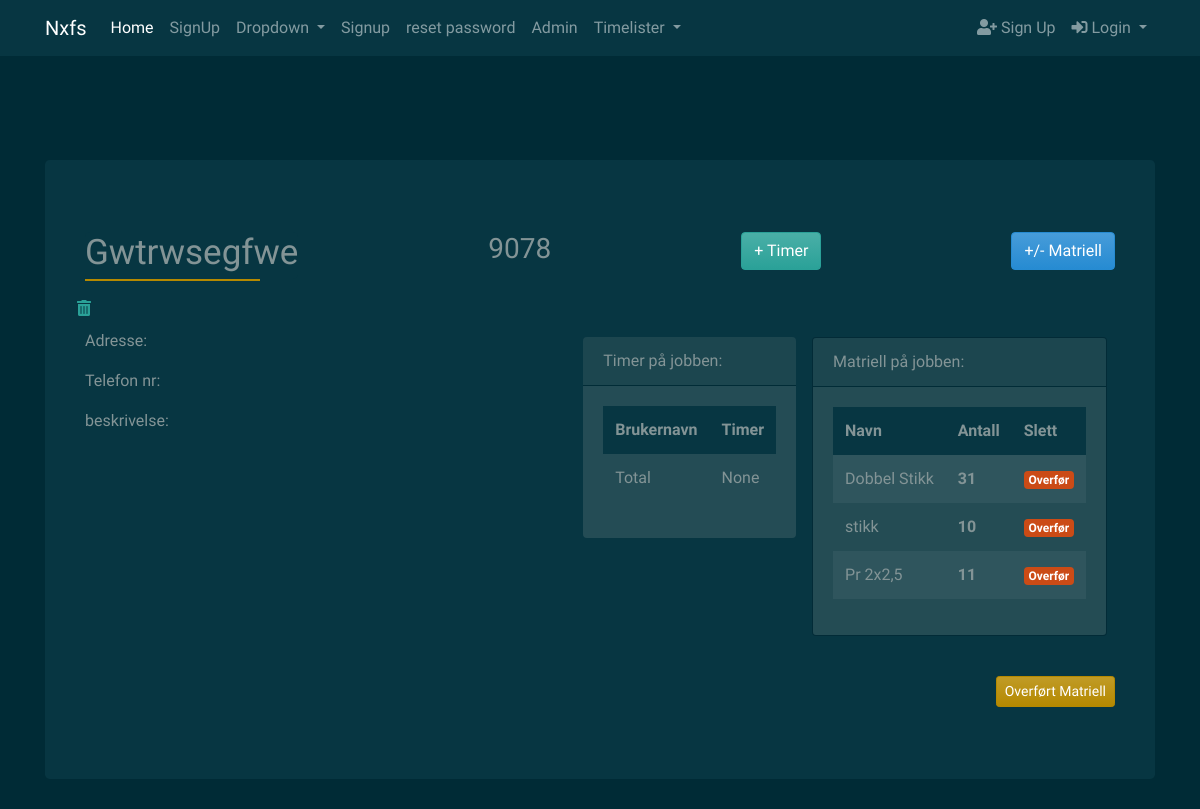
The page /timelister/jobb/9078/ (upper part) on the database as committed earlier.
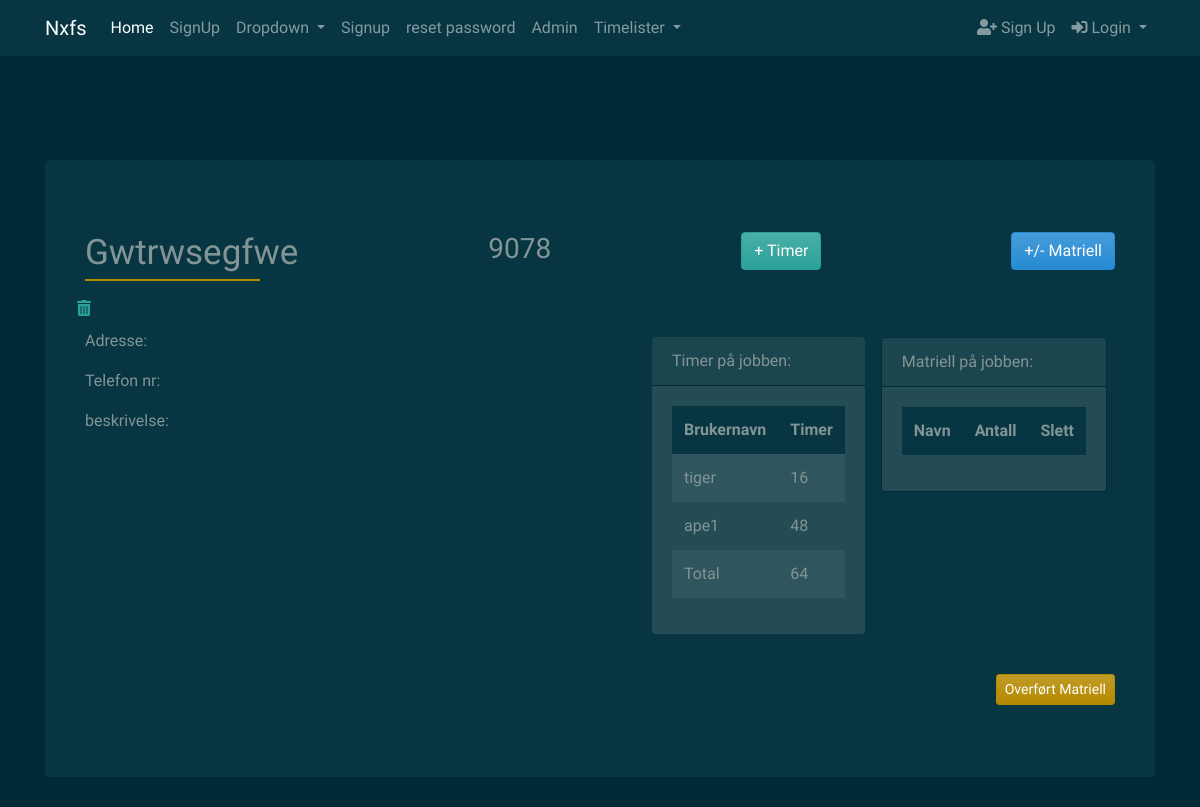
The same page on the database as committed later.
### timelister/models.py (models this page shows, shortened)
class JobbMatriell(models.Model):
    matriell = models.ForeignKey(Matriell, on_delete=models.CASCADE)
    antall = models.IntegerField(default=1)
    jobb = models.ForeignKey('Jobber', on_delete=models.CASCADE)
    transf = models.BooleanField(default=False)
    class Meta:
        verbose_name = 'JobbMatriell'
        verbose_name_plural = 'JobbMatriell'
    def __str__(self):
        return self.matriell.tittel

class Matriell(models.Model):
    el_nr = models.IntegerField(unique=True, blank=True, null=True,)
    tittel = models.CharField(max_length=64, unique=True, blank=True)
    info = models.CharField(max_length=256, blank=True)
    leverandor = models.ForeignKey(
        Leverandorer, on_delete=models.CASCADE, blank=True, null=True)
    image = models.ImageField()
    class Meta:
        verbose_name = 'Matriell'
        verbose_name_plural = 'Matriell'

class Timeliste(models.Model):
    user = models.ForeignKey(User, on_delete=models.CASCADE)
    jobb = models.ForeignKey(Jobber, on_delete=models.CASCADE)
    date_added = models.DateTimeField(auto_now_add=True)
    dato = models.DateField(null=True, blank=True)
    timer = models.SmallIntegerField(null=True)
    class Meta:
        verbose_name = 'timeliste'
        verbose_name_plural = 'timelister'

### users/models.py (models this page shows, shortened)
class CustomUser(AbstractUser):
    objects = CustomUserManager()
    city = models.CharField(max_length=50, blank=True)
    country = models.CharField(max_length=50, blank=True)
    website = models.URLField(blank=True)
    phone = models.IntegerField(default=0)
    profile_picture = models.ImageField(
        upload_to='profile_image', default='default/profile.png')

### timelister/views.py (the view, shortened to what this page needs)
# urls.py: path('jobb/<jobb_id>/', views.jobbdetail, name='jobbdetail'),
def jobbdetail(request, jobb_id):
    jobb = get_object_or_404(models.Jobber, pk=jobb_id)
    matriell = models.Matriell.objects.all()
    timer = models.Timeliste.objects.filter(jobb__pk=jobb_id)
    total_timer_jobb = timer.aggregate(Sum('timer'))
    editjobb = EditJobbForm(request.POST or None, instance=jobb)
    jobbform = JobberForm(request.POST or None)
    context = {
        'total_timer_jobb': total_timer_jobb,
        'timer': timer,
        'jobb': jobb,
        'jobbform': jobbform,
        'editjobb': editjobb,
        'matriell': matriell,
    }
    return render(request, 'timelister/jobbdetail.html', context)

### srv/context_processors.py (called while the page is built)
def custom_context(request):
    navbarloginform = LoginForm(request.POST or None)
    return {
        'navbarloginform': navbarloginform
    }

### timelister/models.py (called while the page is built)
    def __str__(self):
        return self.tittel

### timelister/templatetags/customtags.py (called while the page is built)
@register.filter
def running_total(username_list):
    return sum(d.timer for d in username_list)

### templates/timelister/jobbdetail.html (shortened to what the changed rows need)
{% extends 'base.html' %}
{% block content %}
{% load crispy_forms_tags %}
{% load customtags %}
<div class="container">
    <div class="jumbotron">
        <div class="d-flex justify-content-between ">
            <div class="p-2">
                <h2 class="jumbotron">{{ jobb|title }}</h2>
            </div>
        </div>
        <div class="d-flex justify-content-between">
            <div class="p-2">
                <div class="d-flex justify-content-end ">
                    <div class="p-2">
                        <div class="card mb-3 border-0" style="max-width: 20rem;">
                            <div class="card-body">
                                <table class="table table-striped table-borderless">
                                    <thead class="thead-custom">
                                        <tr>
                                            <th scope="col">Brukernavn</th>
                                            <th scope="col">Timer</th>
                                        </tr>
                                    </thead>
                                    <tbody>
                                        <tr>
                                            {% regroup timer by user.username as username_list %}
                                            {% for username in username_list %}
                                            <td>
                                                {{ username.grouper }}
                                            </td>
                                            <td>
                                                {{ username.list | running_total }}
                                            </td>
                                        </tr>
                                        {% endfor %}
                                        <tr>
                                            <td>Total</td>
                                            <td>
                                                {{ total_timer_jobb.timer__sum }}
                                            </td>
                                        </tr>
                                    </tbody>
                                </table>
                            </div>
                        </div>
                    </div>
                    <div class="p-2">
                        <div class="card mb-3" style="max-width: 20rem;">
                            <div class="card-body">
                                <table class="table table-striped table-borderless">
                                    <thead class="thead-custom">
                                        <tr>
                                            <th scope="col">Navn</th>
                                            <th scope="col">Antall</th>
                                            <th scope="col">Slett</th>
                                        </tr>
                                    </thead>
                                    <tbody>
                                        {% for mat in jobb.matriell.all %}
                                        {% if not mat.transf %}
                                        <tr>
                                            <td>{{ mat }}</td>
                                            <td><b>{{ mat.antall }}</b></td>
                                            <td><a
                                                    href="{% url 'transf-matriell' object_id=mat.matriell.pk jobb_id=jobb.pk transf=50 %}"><span
                                                        class="badge badge-warning">Overfør</span></a></td>
                                        </tr>
                                        {% endif %}
                                        {% endfor %}
                                    </tbody>
                                </table>
                            </div>
                        </div>
                    </div>
                </div>
            </div>
        </div>
    </div>
</div>
{% endblock content %}

Rows that differ between the two databases and show on the page:
removed JobbMatriell: matriell.tittel "Dobbel Stikk", antall "31"
removed JobbMatriell: matriell.tittel "stikk", antall "10"
removed JobbMatriell: matriell.tittel "Pr 2x2,5", antall "11"
now on this page (row edited): CustomUser: grouper "tiger"
added Timeliste: list|running_total "16"
added CustomUser: grouper "ape1"
added Timeliste: list|running_total "48"
Other text that changed with them:
{{ total_timer_jobb.timer__sum }}: "None" → "64"
